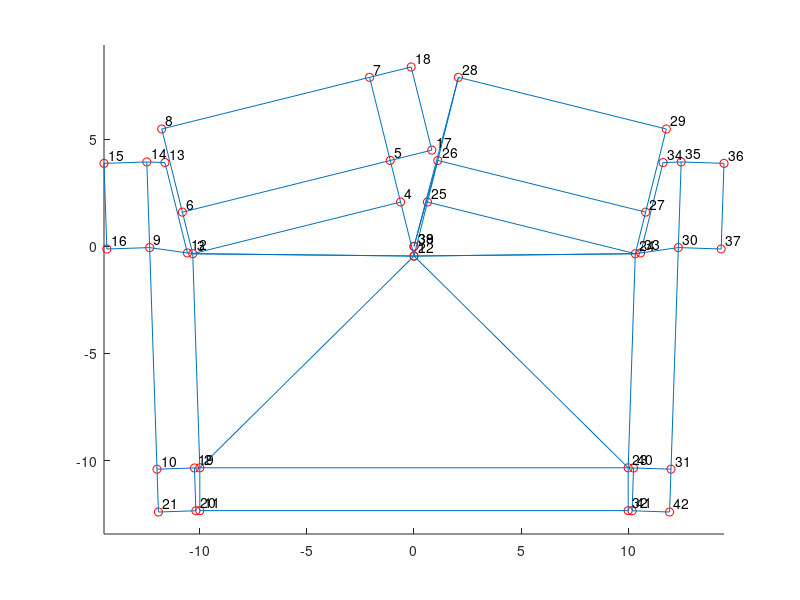
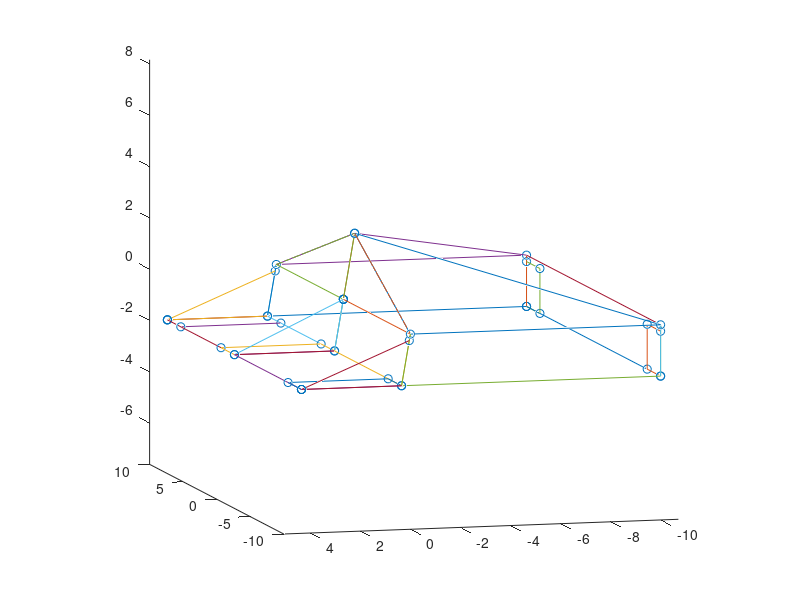

These figures' MATLAB source, in order:
function [pt,pt3] = physholder
    % Compute the coordinates of the physholder.
    z=2.5586063; % Gives a bowl angle of 15.0000.
    y=10; 
    wall=2;
    tab = 4;
    gap = 0.25;
    for theta = 10 %0:45;

        theta0 = theta * pi/180;
        n=21;
        pt  = zeros(1,2);
        pt3 = zeros(1,3);
        x = y;                    % Half the base length.

        % Compute stuff from the args.
        y1 = z*tan(theta0);
        b = sqrt(y1^2+z^2);
        a = sqrt(x^2+b^2);

        theta0y = atan(z/y);



        % Define points in 3D.
        pt3(1,:) = [0, -y1, z];
        pt3(2,:) = [-x, -y, 0];
        pt3(3,:) = [-x, 0, 0];
        pt3(4,:) = [0, 0, 0];
        y5 = wall*tan(theta0);
        pt3(5,:) = [0, y5, -wall];
        pt3(6,:) = [-x, y5, -wall];
        pt3(7,:) = [0, y5+tab, -wall];
        pt3(8,:) = [-x, y5+tab, -wall];
        pt3(9,:) = [-x, y5, -wall];
        pt3(10,:) = [-x, -y, -wall];
        pt3(11,:) = [-x, -y, -wall];
        y12 = gap*tan(theta0);
        pt3(12,:) = [-x, y12, -gap];
        pt3(13,:) = [-x, y5+tab, -wall];
        pt3(14,:) = [-x, y5+tab, -wall];
        pt3(15,:) = [-x+wall, y5+tab, -wall];
        pt3(16,:) = [-x+wall, y5, -wall];
        pt3(17,:) = [wall, y5, -wall];
        pt3(18,:) = [wall, y5+tab, -wall];
        pt3(19,:) = [-x, -y, -gap];
        pt3(20,:) = [-x+wall, -y, -gap];
        pt3(21,:) = [-x+wall, -y, -wall];

        for i=1:n
            pt3(i+n,1) = -pt3(i,1);
            pt3(i+n,2) =  pt3(i,2);
            pt3(i+n,3) =  pt3(i,3);
        end
        for i=[17,18]
            pt3(i+n,:) = [0,0,0];
        end


        % Define points in 2D.
        origin  = [0,0];
        h = sqrt(z^2+(y-y1)^2);      % Peak to bottom edge.
        r = sqrt(h^2+x^2);


        pt(1,:)  = [origin(1)+0, origin(2)-y1];        % Peak point.
        pt(2,:)  = [pt(1,1)-x, pt(1,2)-h];     % Base/Left point.
        theta2a  = ang(pt3,23,2,1);   
        theta2b  = ang(pt3,1,2,3);
        theta2c  = theta2a+theta2b-pi/2;

        pt(3,:)  = [pt(2,1)-y*sin(theta2c), pt(2,2)+y*cos(theta2c)];   % Top/Left point.
        pt(4,:)  = intersectingcircles(pt(3,:), pt(1,:), x, b);%[-z*sin(theta3b), z*cos(theta3b)];    % Peak/Top/Left point.
        theta4   = abs(atan((pt(4,1)-pt(1,1))/((pt(4,2)-pt(1,2)))));

        pt(5,:)  = [pt(4,1)-wall*sin(theta4), pt(4,2)+wall*cos(theta4)];   % tab wall point A.
        pt(6,:)  = [pt(3,1)-wall*sin(theta4), pt(3,2)+wall*cos(theta4)];   % tab wall point B.
        pt(7,:)  = [pt(5,1)-tab*sin(theta4), pt(5,2)+tab*cos(theta4)];     % tab point A.
        pt(8,:)  = [pt(6,1)-tab*sin(theta4), pt(6,2)+tab*cos(theta4)];     % tab point B.
        pt(10,:) = [pt(2,1)-wall*cos(theta2c), pt(2,2)-wall*sin(theta2c)];  % Left wall.
        y9 = (wall*tan(theta0));
        pt(9,:)  = [pt(10,1)-(y+y9)*sin(theta2c), pt(10,2)+(y+y9)*cos(theta2c)];
        pt(11,:) = [pt(2,1), pt(2,2)-wall];                                 % Bottom wall.
        pt(12,:) = [pt(3,1)-gap*cos(theta2c-theta0), pt(3,2)-gap*sin(theta2c-theta0)];    % pt3a
        pt(13,:) = [pt(12,1)-(tab+y9*cos(theta0))*sin(theta4), pt(12,2)+(tab+y9*cos(theta0))*cos(theta4)];  % Bracket.
        pt(14,:) = [pt(9,1)-(tab)*sin(theta2c), pt(9,2)+(tab)*cos(theta2c)];    % Bracket.
        pt(15,:) = [pt(14,1)-(wall)*cos(theta2c), pt(14,2)-(wall)*sin(theta2c)];% Bracket tab.
        pt(16,:) = [pt(9,1)-(wall)*cos(theta2c), pt(9,2)-(wall)*sin(theta2c)];  % Bracket tab.

        pt(17,:) = [pt(5,1)+wall*cos(theta4), pt(5,2)+wall*sin(theta4)];     % tab point A.
        pt(18,:) = [pt(7,1)+wall*cos(theta4), pt(7,2)+wall*sin(theta4)];     % tab point A.

        pt(19,:) = [pt(2,1)-gap*cos(theta2c), pt(2,2)-gap*sin(theta2c)];    % pt2a
        pt(20,:) = [pt(19,1)+(wall)*sin(theta2c), pt(19,2)-(wall)*cos(theta2c)];    % Bracket.
        pt(21,:) = [pt(10,1)+(wall)*sin(theta2c), pt(10,2)-(wall)*cos(theta2c)];    % Bracket.



        for i=1:n
            pt(i+n,1) = -pt(i,1);
            pt(i+n,2) =  pt(i,2);
        end
        for i=[17,18]
            pt(i+n,:) = [0,0];
        end


        figure(1);
        clf;
        hold on;
        scatter(pt(:,1), pt(:,2),'r');
        for m=[0,n]
            line(pt([1+m,2+m,3+m,1+m],1), pt([1+m,2+m,3+m,1+m],2)); % Triangle
            line(pt([1+m,3+m,4+m,1+m],1), pt([1+m,3+m,4+m,1+m],2)); % Triangle
            line(pt([4+m,5+m,6+m,3+m],1), pt([4+m,5+m,6+m,3+m],2)); % Top wall
            line(pt([5+m,7+m,8+m,6+m],1), pt([5+m,7+m,8+m,6+m],2)); % Tab
            line(pt([3+m,9+m,10+m,2+m],1), pt([3+m,9+m,10+m,2+m],2)); % Tab
            line(pt([2+m,11+m],1), pt([2+m,11+m],2)); % Bottom wall
            line(pt([12+m,13+m,14+m,9+m],1), pt([12+m,13+m,14+m,9+m],2)); % Bracket
            line(pt([14+m,15+m,16+m,9+m],1), pt([14+m,15+m,16+m,9+m],2)); % Bracket
            line(pt([19+m,20+m,21+m,10+m],1), pt([19+m,20+m,21+m,10+m],2)); % Bracket
            line(pt([5+m,17+m,18+m,7+m],1), pt([5+m,17+m,18+m,7+m],2)); % Bracket
        end
        line(pt([2,2+m],1), pt([2,2+m],2));
        line(pt([11,11+m],1), pt([11,11+m],2));
        for k=1:n*2
            text(pt(k,1)+.2,pt(k,2)+.4,sprintf('%d',k));
        end
        axis equal

        figure(2); clf; hold on; 
        scatter3(pt3(:,1), pt3(:,2), pt3(:,3));
        for m=[0,n]
            plot3(pt3([1+m,2+m,3+m,1+m],1), pt3([1+m,2+m,3+m,1+m],2), pt3([1+m,2+m,3+m,1+m],3)); % Triangle
            plot3(pt3([1+m,3+m,4+m,1+m],1), pt3([1+m,3+m,4+m,1+m],2), pt3([1+m,3+m,4+m,1+m],3)); % Triangle
            plot3(pt3([4+m,5+m,6+m,3+m],1), pt3([4+m,5+m,6+m,3+m],2), pt3([4+m,5+m,6+m,3+m],3)); % Top wall
            plot3(pt3([5+m,7+m,8+m,6+m],1), pt3([5+m,7+m,8+m,6+m],2), pt3([5+m,7+m,8+m,6+m],3)); % Tab
            plot3(pt3([3+m,9+m,10+m,2+m],1), pt3([3+m,9+m,10+m,2+m],2), pt3([3+m,9+m,10+m,2+m],3)); % Tab
            plot3(pt3([2+m,11+m],1), pt3([2+m,11+m],2), pt3([2+m,11+m],3)); % Bottom wall
            plot3(pt3([12+m,13+m,14+m,9+m],1), pt3([12+m,13+m,14+m,9+m],2), pt3([12+m,13+m,14+m,9+m],3)); % Bracket
            plot3(pt3([14+m,15+m,16+m,9+m],1), pt3([14+m,15+m,16+m,9+m],2), pt3([14+m,15+m,16+m,9+m],3)); % Bracket
            plot3(pt3([19+m,20+m,21+m,10+m],1), pt3([19+m,20+m,21+m,10+m],2), pt3([19+m,20+m,21+m,10+m],3)); % Bracket
            plot3(pt3([5+m,17+m,18+m,7+m],1), pt3([5+m,17+m,18+m,7+m],2), pt3([5+m,17+m,18+m,7+m],3)); % Bracket
        end
        plot3(pt3([2,2+m],1), pt3([2,2+m],2), pt3([2,2+m],3));
        plot3(pt3([11,11+m],1), pt3([11,11+m],2), pt3([11,11+m],3));
        for k=1:n*2
            %text(pt3(k,1)+rand(1)*.5,pt3(k,2)+rand(1)*.5,pt3(k,3)+rand(1)*.5,sprintf('%d',k));
        end
        axis equal
        view (-105,8);
        drawnow
    end
    fprintf ('Bowl angle is %f\n', atan2(pt3(1,3)-pt3(2,3),pt3(1,2)-pt3(2,2))*180/pi)
    %[ang(pt3,1,2,3)*180/pi, ang(pt3,2,3,1)*180/pi, dist(pt3,2,3), dist(pt3,1,3)]
    
end
    
function rv=ang(pt3, i, ij, j)
    a = pt3(i,:)-pt3(ij,:);
    b = pt3(j,:)-pt3(ij,:);
    rv = acos(dot(a,b)/norm(a)/norm(b));
end

function rv=dist(pt3, i, j)
    rv = norm(pt3(i,:)-pt3(j,:));
end

function rv = intersectingcircles(A, B, ra, rb)
    AB = B-A;
    d = norm(AB);
    a = (rb^2 - ra^2 + d^2) / (2*d);
    rv = B - (a/d)*AB + [-sqrt(rb^2-a^2)/d * AB(2), ...
                         +sqrt(rb^2-a^2)/d * AB(1)];
end

    